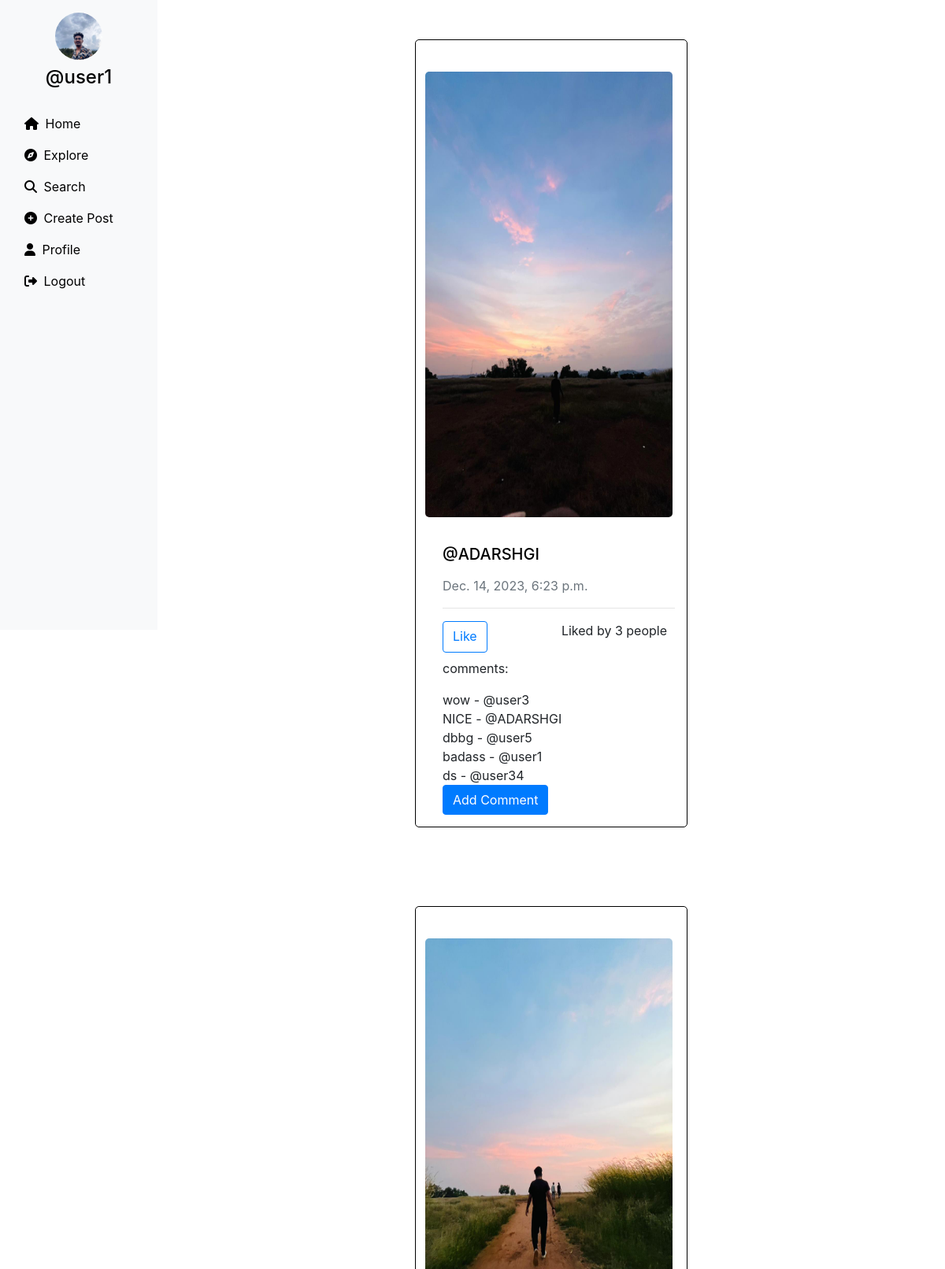
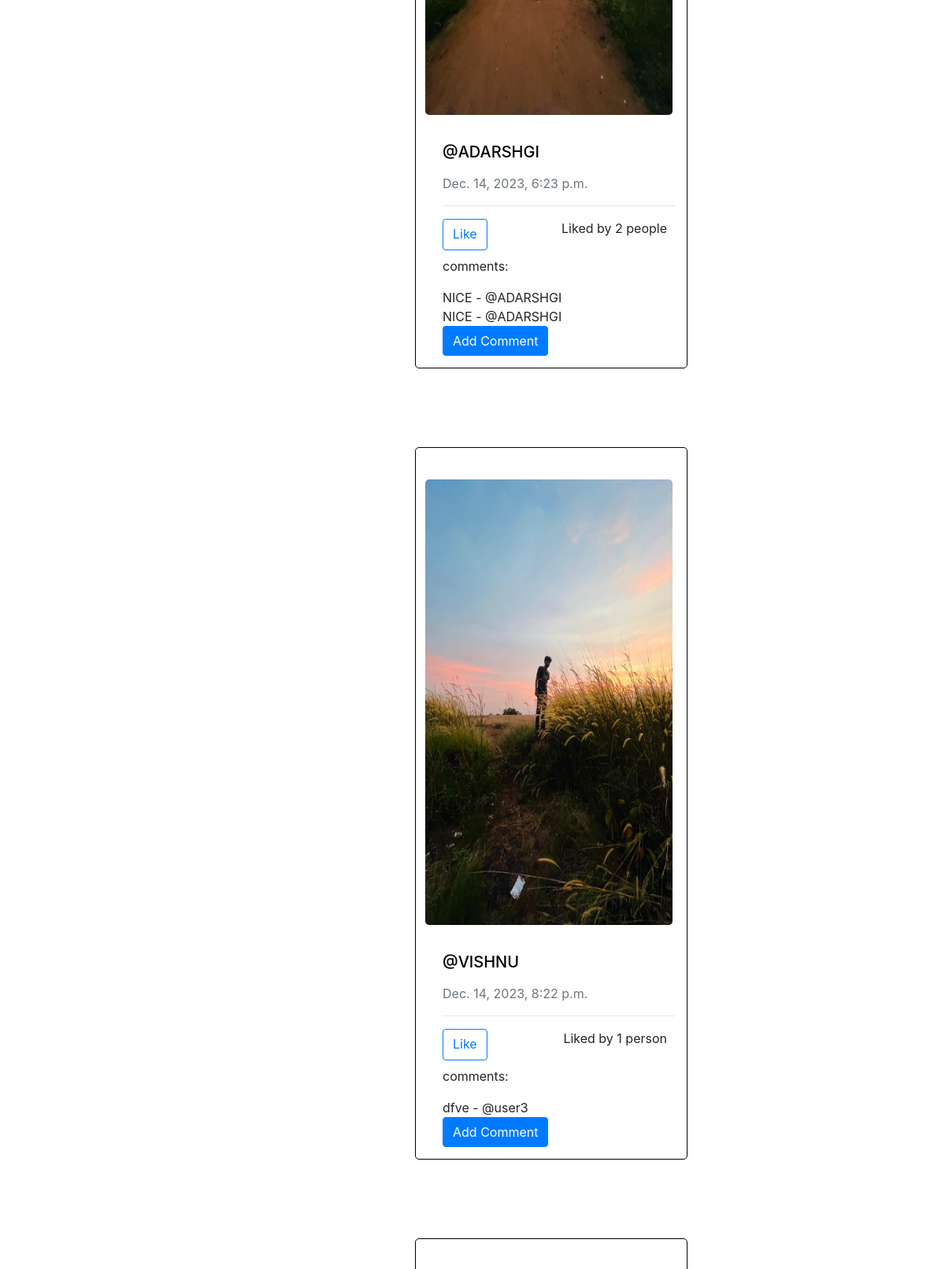
Screenshot of / (signed in, upper part) with the database file from the repository (2 pictures, top to bottom).
### socialapp/models.py (models this page shows, shortened)
class Profile(models.Model):
     user = models.ForeignKey(User, on_delete=models.CASCADE)
     id_user = models.IntegerField(primary_key=True, default=0)
     bio = models.TextField(blank=True, default='')
     profileimg = models.ImageField(upload_to='profile_images', default='')
     location = models.CharField(max_length=100, blank=True, default='')

class Post(models.Model):
    id=models.UUIDField(primary_key=True,default=uuid.uuid4)
    user=models.CharField(max_length=100)
    image=models.ImageField(upload_to='post_image',blank=False, null=False)
    caption=models.TextField()
    created_at=models.DateTimeField(default=datetime.now)
    no_of_likes=models.IntegerField(default=0)

class Commenttt(models.Model):
    post = models.ForeignKey(Post, on_delete=models.CASCADE, related_name='comments')
    username=models.CharField(max_length=100)
    text = models.TextField()

### socialapp/views.py (the view)
# urls.py: path('',views.home,name='home'),
@login_required(login_url='/loginn')
def home(request):
    post = Post.objects.all().order_by('created_at')
    profile= Profile.objects.get(user=request.user)
    com_form = CommentForm()
    comments = Commenttt.objects.filter(post__in=post)
    context={
        'post':post,
        'profile':profile,
        'comments': comments,
        'com_form': com_form
    }
    return render(request,'main.html',context)

### templates/main.html (shortened to what this page needs)
{% load static %}
<!DOCTYPE html>
<html lang="en">
<head>
    <link rel="stylesheet" href="https://maxcdn.bootstrapcdn.com/bootstrap/4.5.2/css/bootstrap.min.css">
    <link href="https://cdn.jsdelivr.net/npm/bootstrap@5.0.2/dist/css/bootstrap.min.css" rel="stylesheet"integrity="sha384-EVSTQN3/azprG1Anm3QDgpJLIm9Nao0Yz1ztcQTwFspd3yD65VohhpuuCOmLASjC">
    <link rel="stylesheet" href="{% static 'css/app.css' %}">
</head>
<body>
<div class="container-fluid">
    <div class="row">
        <nav class="col-md-2 d-none d-md-block sidebar" style="position: fixed;">
            <div class="text-center mt-3">
                {% if profile.profileimg %}
                        <img src="{{ profile.profileimg.url }}" alt="Profile Picture" class="profile-pic">
                    {% else %}
                        <img src="{% static 'path/to/default-image.jpg' %}" alt="Default Profile Picture" class="profile-pic">
                    {% endif %}
                <h4 class="mt-2"><a href="/profile/{{user}}" style="text-decoration:none;">@{{user}}</a></h4>
            </div>
            <ul class="nav flex-column mt-4">
                <li class="nav-item">
                    <a class="nav-link active" href="/">
                        <i class="fa-solid fa-house mr-1"></i> Home
                    </a>
                </li>
                <li class="nav-item">
                    <a class="nav-link" href="/explore">
                        <i class="fa-solid fa-compass mr-1"></i> Explore
                    </a>
                </li>
                <li class="nav-item">
                    <a class="nav-link" href="search-results/" data-bs-toggle="modal" data-bs-target="#exampleModal3">
                        <i class="fa-solid fa-magnifying-glass mr-1"></i> Search
                    </a>
                </li>
                <li class="nav-item">
                    <a class="nav-link" href="#" data-bs-toggle="modal" data-bs-target="#exampleModal"
                        data-bs-whatever="@getbootstrap">
                        <i class="fa-solid fa-circle-plus mr-1"></i> Create Post
                    </a>
                </li>
                <li class="nav-item">
                    <a class="nav-link" href="/profile/{{user}}">
                        <i class="fa-solid fa-user mr-1"></i> Profile
                    </a>
                </li>
                <li class="nav-item">
                    <a class="nav-link" href="/logoutt">
                        <i class="fa-solid fa-right-from-bracket mr-1"></i> Logout
                    </a>
                </li>
            </ul>
        </nav>
        <main role="main" class="col-md-9 ml-sm-auto col-lg-10 px-md-4">
            <div>{% for pos in post %}
                <div class="container" id="{{pos.id}}">
                    <div class="row">
                        <div class="col-md-6 mx-auto">
                            <div class="post-card"style="border: 1px solid black;margin: 50px;">
                                {% if pos.image %}
                                <img src="{{ pos.image.url }}" alt="Post Image" class="post-image"
                                style="height: 566px; width: 1080px; margin: 25px; margin-left: -3px;">
                                {% endif %}
                                <div class="post-content"style="margin-left: 19px;">
                                    <h5><a href="/profile/{{pos.user}}" style="text-decoration: none;">@{{pos.user}}</a></h5>
                                    <p class="text-muted">{{pos.created_at}}</p>
                                    <hr>
                                    <div class="d-flex justify-content-between" style="margin-bottom: 8px; margin-right:10px;">
                                        <a href="/like-post/{{pos.id}}" class="btn btn-outline-primary">Like</a>
                                        {% if pos.no_of_likes == 0 %}
                                        <p>0</p>
                                        {% elif pos.no_of_likes == 1 %}
                                        <p>Liked by {{pos.no_of_likes}} person</p>
                                        {% else %}
                                        <p>Liked by {{pos.no_of_likes}} people</p>
                                        {% endif %}
                                    </div>
                                    <div>
                                        <p>comments:</p>
                                        {% for comment in comments %}
                                        {% if comment.post == pos %}
                                            <div>
                                                {{ comment.text }} - @{{ comment.username }}
                                            </div>
                                        {% endif %}
                                    {% endfor %}
                                    </div>
                                    <div class="media">
                                        <button class="btn btn-primary show-comment-form" data-toggle="collapse" data-target="#comment-box-{{ pos.id }}">
                                            Add Comment
                                        </button>
                                    </div>
                                </div>
                                </div>
                            </div>
                        </div>
                    </div>
                </div>
                <div>
                {% endfor %}
            </div>
        </main>
    </div>
</div>
</body>
</html>

### templates/search.html (shortened to what this page needs)
{% load static %}

### templates/modal.html (shortened to what this page needs)
{% load static %}

### static/css/app.css (style rules this page uses)
.post-card { border: 1px solid #ddd; margin: 20px; padding: 15px; background-color: #fff; border-radius: 5px; }
.post-image { max-width: 100%; border-radius: 5px; }
.post-content { margin-top: 10px; }
.sidebar { background-color: #f8f9fa; height: 100vh; color: black; }
.profile-pic { width: 60px; height: 60px; border-radius: 50%; object-fit: cover; }
a { color: black; }

### templates/main.html (style rules this page uses)
.sidebar { background-color: #f8f9fa; height: 100vh; color: black; }
.profile-pic { width: 60px; height: 60px; border-radius: 50%; object-fit: cover; }
a { color: black; }
button { color:blue; }

### rows the page displays
Profile: profileimg (picture)
Post: image (picture), user "ADARSHGI", created_at "Dec. 14, 2023, 6:23 p.m.", no_of_likes "3"
Commenttt: text "wow", username "user3"
Commenttt: text "NICE", username "ADARSHGI"
Commenttt: text "dbbg", username "user5"
Commenttt: text "badass", username "user1"
Commenttt: text "ds", username "user34"
Post: image (picture), user "ADARSHGI", created_at "Dec. 14, 2023, 6:23 p.m.", no_of_likes "2"
Commenttt: text "NICE", username "ADARSHGI"
Commenttt: text "NICE", username "ADARSHGI"
Post: image (picture), user "VISHNU", created_at "Dec. 14, 2023, 8:22 p.m.", no_of_likes "1"
Commenttt: text "dfve", username "user3"

### other values shown
{{ user }} "user1"
